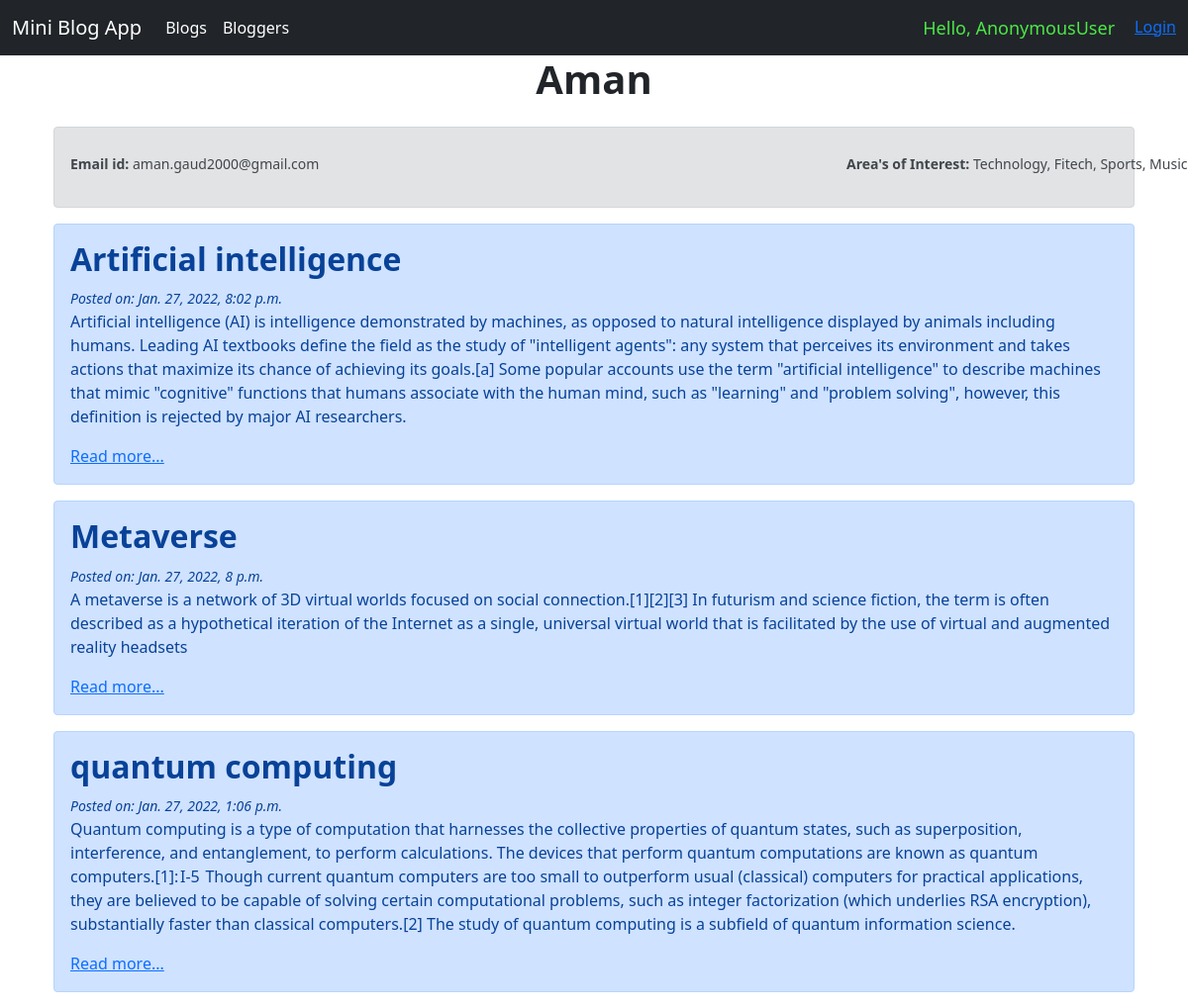
The page /blog/blogger/3 on the database its author committed.
### blog/models.py (models this page shows)
class Post(models.Model):
    title = models.CharField(max_length=255)
    intro = models.TextField()
    body = models.TextField()
    date_added = models.DateTimeField(auto_now_add=True)
    blogger_name = models.ForeignKey(
        User, null=False, blank=False, on_delete=models.CASCADE, related_name="+")
    class Meta:
        ordering = ['-date_added']

### blog/views.py (the view)
# urls.py: path('blogger/<str:author_id>', views.blogger_detail, name="blogger_detail"),
def blogger_detail(request, author_id):
    blogger = User.objects.get(id=author_id)
    posts = Post.objects.filter(blogger_name=author_id)
    return render(request, 'blog/bloggerdetail.html', {'blogger': blogger, 'posts': posts})

### blog/templates/blog/bloggerdetail.html (shortened to what this page needs)
{% extends 'blog/base.html' %}
{% block content%}
    <div class="container"><br>
        <div  class="position-relative">
    <h1 class="h1 position-absolute top-10 start-50 translate-middle"><b>{{blogger.username}}</b></h1><br></div>
    <br>
      <div class="alert alert-secondary" role="alert">
<small> <span class=" position-relative top-50 start-0 translate-middle"><b>Email id:</b> {{blogger.email}}</span>
  <span class="position-relative top-50 start-50 translate-middle"><b>Area's of Interest:</b> Technology, Fitech, Sports, Music</span></small>
      </div>
      {% for post in posts%}
      <div class="alert alert-primary" role="alert">
        <h2 class="h2"><b>{{post.title}}</b></h2>
        <small><i> Posted on: {{post.date_added}}</i></small>
        <p>{{post.intro}}</p>
        <a href="{% url 'blog_post_detail' post.id%}"> Read more...</a>
      </div>
    {% endfor %}
</div>
{% endblock %}

### rows shown on the page
Post: title "Artificial intelligence", date_added "Jan. 27, 2022, 8:02 p.m.", intro "Artificial intelligence (AI) is intelligence demonstrated by machines, as opposed to natural intelligence displayed by animals including humans. Leading AI textbooks define the field as the study of \"intelligent agents\": any system that perceives its environment and takes actions that maximize its chance of achieving its goals.[a] Some popular accounts use the term \"artificial intelligence\" to describe machines that mimic \"cognitive\" functions that humans associate with the human mind, such as \"learning\" and \"problem solving\", however, this definition is rejected by major AI researchers."
Post: title "Metaverse", date_added "Jan. 27, 2022, 8 p.m.", intro "A metaverse is a network of 3D virtual worlds focused on social connection.[1][2][3] In futurism and science fiction, the term is often described as a hypothetical iteration of the Internet as a single, universal virtual world that is facilitated by the use of virtual and augmented reality headsets"
Post: title "quantum computing", date_added "Jan. 27, 2022, 1:06 p.m.", intro "Quantum computing is a type of computation that harnesses the collective properties of quantum states, such as superposition, interference, and entanglement, to perform calculations. The devices that perform quantum computations are known as quantum computers.[1]: I-5 Though current quantum computers are too small to outperform usual (classical) computers for practical applications, they are believed to be capable of solving certain computational problems, such as integer factorization (which underlies RSA encryption), substantially faster than classical computers.[2] The study of quantum computing is a subfield of quantum information science."

### other values the page prints
{{ request.user|default_if_none:"&nbsp;" }} "AnonymousUser"
{{ blogger.username }} "Aman"
{{ blogger.email }} "aman.gaud2000@gmail.com"
